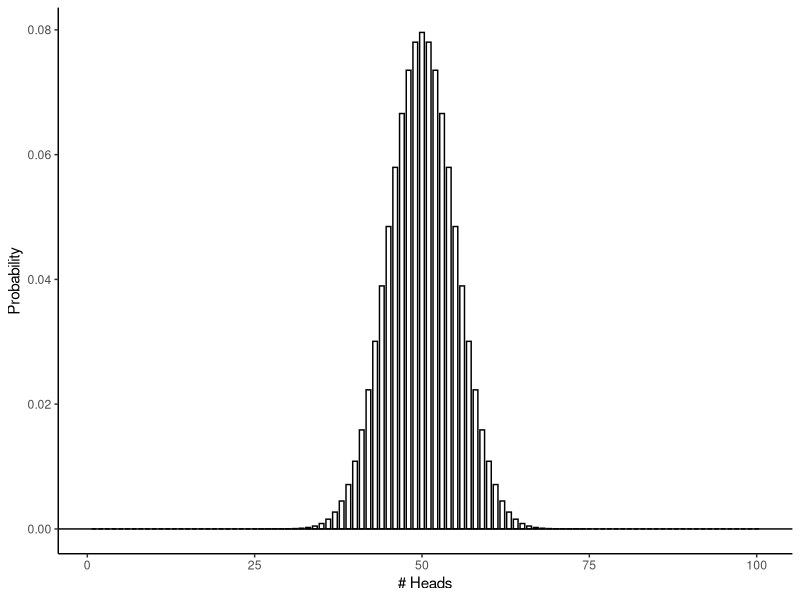
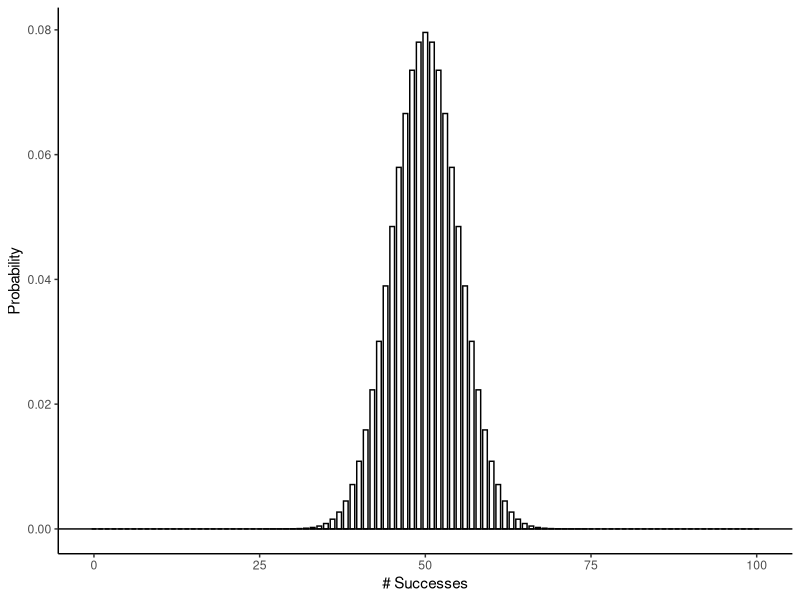
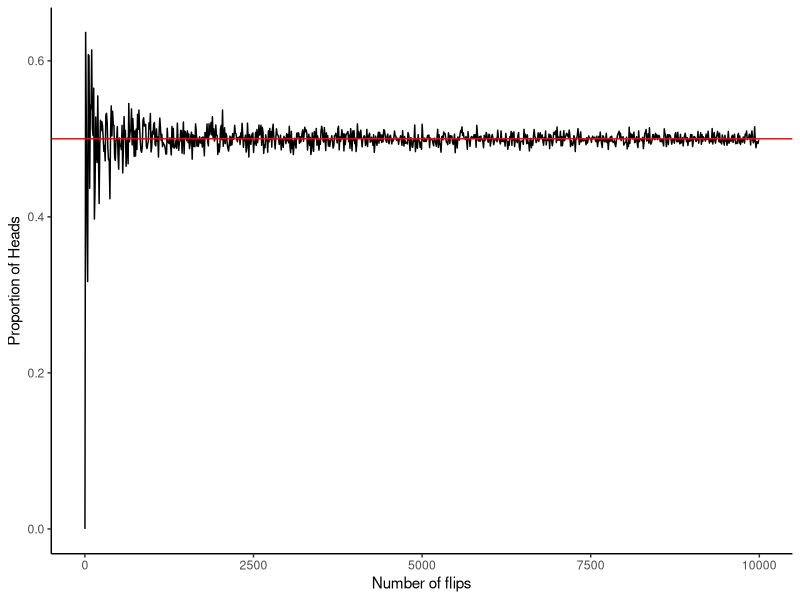
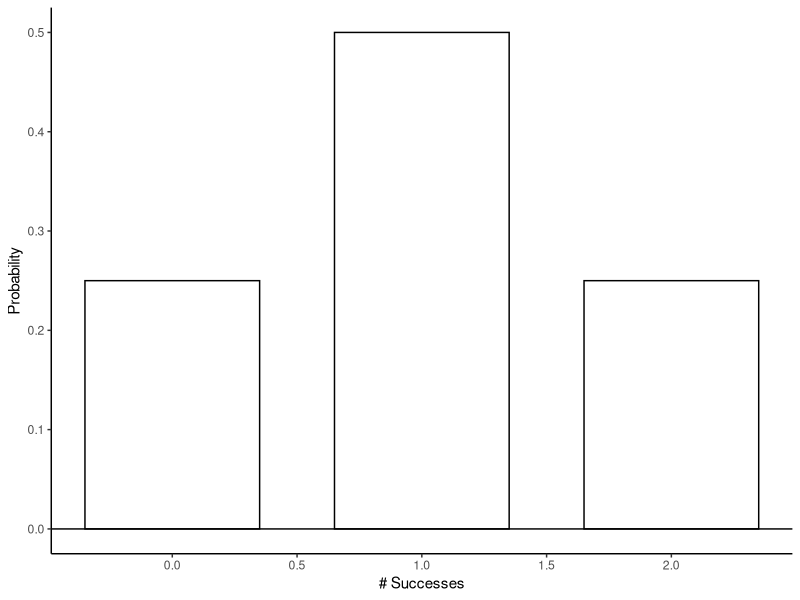
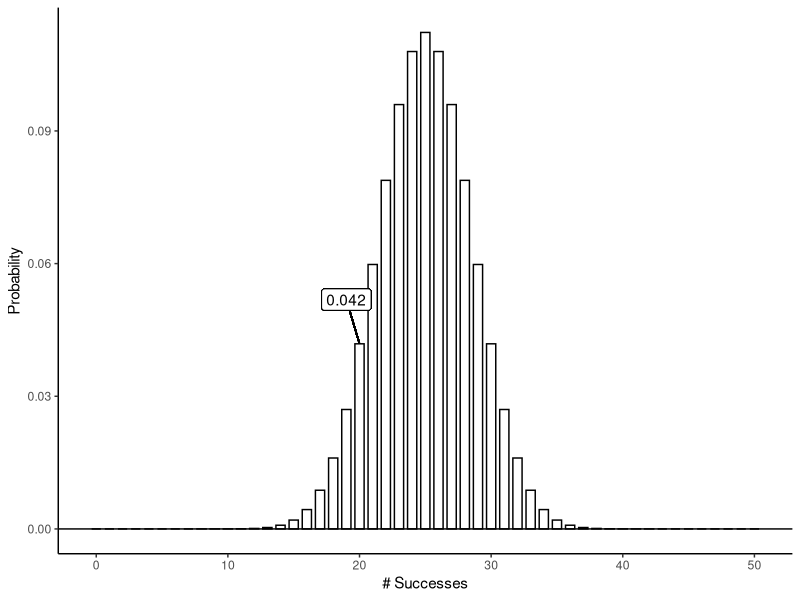
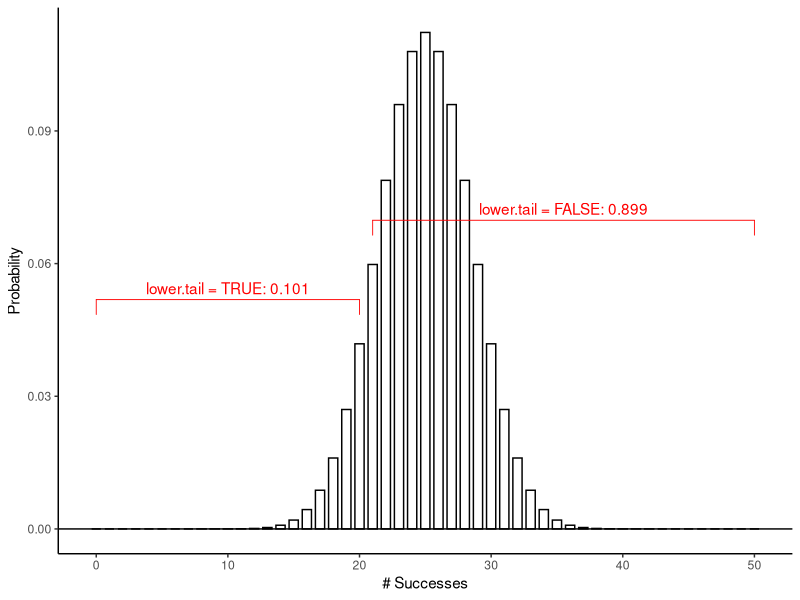
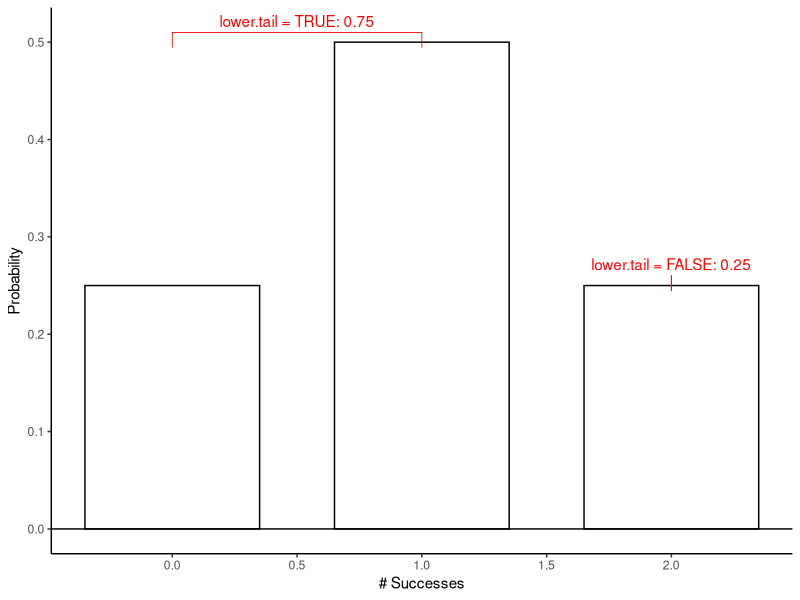
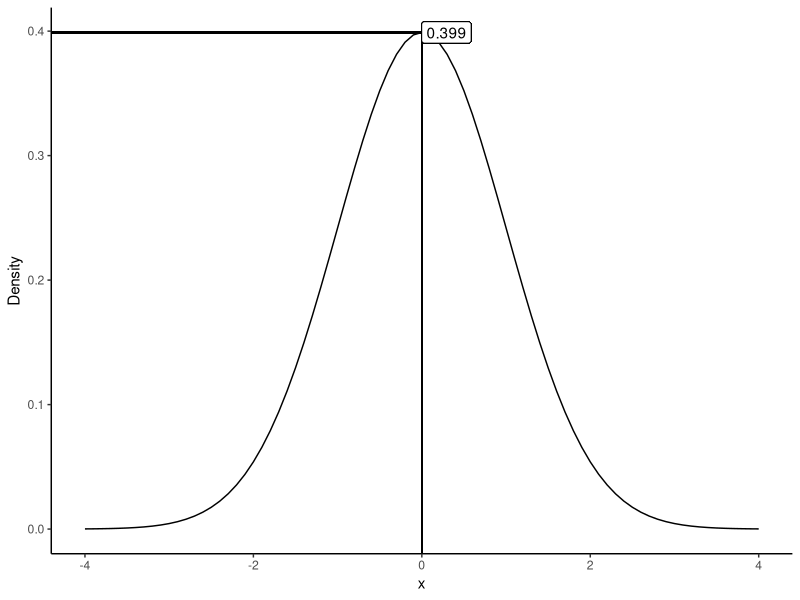

Recreate these plots in R, in order.
## ---- chunk 1
# set chunk options
knitr::opts_chunk$set(message = FALSE,
                      warning = FALSE)

# suppress scientific notation
options(scipen = 999)

# load packages
library(tidyverse)
library(psych)
library(ggpubr)
## ---- chunk 2
# create probability curve

binom_dist <- data.frame(x = seq(1, 100, 1)) %>% #for the x axis, number of heads that we want to get the probability for
  mutate(prob = dbinom(x, size = 100, prob = 1/2)) #probability of any number of heads

ggplot(binom_dist, aes(x = x, y = prob))+
  geom_bar(stat = "identity", width = 0.7, fill = "white", color = "black")+
  geom_hline(yintercept = 0)+
  labs(x = "# Heads",
       y = "Probability")+
  theme_classic()

## ---- chunk 3
draw_binomial <- function(size, prob){
  
  #size: the number of trials
  #prob: probability of success

  binom_dist <- data.frame(x = 0:size) %>% #for the x axis, all possible successes for the x axis
    mutate(prob = dbinom(x, size = size, prob = prob)) #probability of any number of heads
  
  (plt <- ggplot(binom_dist, aes(x = x, y = prob))+
      geom_bar(stat = "identity", width = 0.7, fill = "white", color = "black")+
      geom_hline(yintercept = 0)+
      labs(x = "# Successes",
           y = "Probability")+
      theme_classic())
  
  return(plt)
}

draw_binomial(100, 0.5)
## ---- chunk 4
set.seed(1)
## ---- chunk 5
#side note: if we wrap a command in parentheses, it will assign the output of a function to the object and still print it at the same time!
(flip <- rbinom(n = 10, #trials
       size = 1, #number of coins per trial
       prob = 0.5)) #probability of success (1)
## ---- chunk 6
mean(flip)
## ---- chunk 7
flip <- rbinom(n = 10000, #trials
       size = 1, #number of coins per trial
       prob = 0.5) #probability of success (1)

mean(flip)
## ---- chunk 8
rbinom(n = 10, size = 2, prob = 1/2) 
## ---- chunk 9

flip_simulation <- data.frame(N_flips = seq(1, 10000, by = 10), #this is the number of flips we want to look at
                              prop_head = NA) #just a placeholder, we're going to fill this with the proportions iteratively

#Don't worry too much about the code below, but this is a for loop, implementing an iterative process
for (i in 1:nrow(flip_simulation)){ #this is telling R to go through each row of our data frame
  #and then we fill the proportion of head column with the proportion of heads from the result of the binomial process
  flip_simulation$prop_head[i] <- mean(rbinom(n = flip_simulation$N_flips[i], size = 1, prob = 0.5))
}

ggplot(flip_simulation, aes(x  = N_flips, y = prop_head))+
  geom_line()+
  geom_hline(yintercept = 0.5, color = "red")+
  labs(x = "Number of flips",
       y = "Proportion of Heads")+
  theme_classic()
## ---- chunk 10
rbinom(n = 10, size = 3, prob = .5)
## ---- chunk 11
rbinom(n = 10, size = 5, prob = 1/6)
## ---- chunk 12
rbinom(n = 100, size = 1, prob = 1/13)
## ---- chunk 13
dbinom(x = 1, size = 2, prob = .5)
draw_binomial(size = 2, prob = .5) #that checks out!
## ---- chunk 14
# HT + TH
(.5 * .5) + (.5 * .5)
## ---- chunk 15
dbinom(x = 1, size = 3, prob = .5)

# HTT + THT + TTH
(.5 * .5 * .5) + (.5 * .5 * .5) + (.5 * .5 * .5)
## ---- chunk 16
dbinom(x = 2, size = 2, prob = 1/13)

# AA
(1 / 13) * (1 / 13)
## ---- chunk 17
# method 1
dbinom(x = 0, size = 2, prob = 1/13)

# method 2
dbinom(x = 2, size = 2, prob = 12/13)

# 00
(12 / 13) * (12 / 13)
## ---- chunk 18
dbinom(x = 20, size = 50, prob = 0.5)

draw_binomial(size = 50, prob = 0.5)+
  geom_segment(aes(x = 20-1, xend = 20, y = dbinom(x = 20, size = 50, prob = 0.5)+0.01, yend = dbinom(x = 20, size = 50, prob = 0.5)))+
  geom_label(aes(x = 20-1, y = dbinom(x = 20, size = 50, prob = 0.5)+0.01, label = round(dbinom(x = 20, size = 50, prob = 0.5), 3)))
## ---- chunk 19
pbinom(q = 1, size = 2, prob = 1/2)
## ---- chunk 20
# HT + TH + TT
(.5 * .5) + (.5 * .5) + (.5 * .5)
## ---- chunk 21
pbinom(q = 1, size = 2, prob = 1/2, lower.tail = FALSE)
## ---- chunk 22
#this is just for instruction purposes, no need to fully understand this code
q <- 20
size <- 50
prob <- 0.5

draw_binomial(size = size, prob = prob)+
  geom_bracket(xmin = 0, xmax = q, 
               y.position = (dbinom(x = q, size = size, prob = prob)+0.01), 
               label = paste0("lower.tail = TRUE: ", round(pbinom(q = q, size = size, prob = prob, lower.tail = TRUE), 3)), color = "red")+
  geom_bracket(xmin = q+1, xmax = size, 
               y.position = (dbinom(x = q+1, size = size, prob = prob)+0.01), 
               label = paste0("lower.tail = FALSE: ", round(pbinom(q = q, size = size, prob = prob, lower.tail = FALSE), 3)), color = "red")
## ---- chunk 23
# your code here
pbinom(q = 1, size = 10, prob = 1/2)
## ---- chunk 24
# your code here
pbinom(q = 1, size = 1, prob = 1/6)
## ---- chunk 25
# your code here
pbinom(q = 3, size = 9, prob = 1/6, lower.tail = FALSE)
## ---- chunk 26
qbinom(p = 1.00, size = 10, prob = 1/2, lower.tail = TRUE)
## ---- chunk 27

q <- 1
size <- 2
prob <- 0.5

#this is just for instruction purposes, no need to fully understand this code
draw_binomial(size = size, prob = prob)+
  geom_bracket(xmin = 0, xmax = q, 
               y.position = (dbinom(x = q, size = size, prob = prob)+0.01), 
               label = paste0("lower.tail = TRUE: ", round(pbinom(q = q, size = size, prob = prob, lower.tail = TRUE), 3)), color = "red")+
  geom_bracket(xmin = q+1, xmax = size, 
               y.position = (dbinom(x = q+1, size = size, prob = prob)+0.01), 
               label = paste0("lower.tail = FALSE: ", round(pbinom(q = q, size = size, prob = prob, lower.tail = FALSE), 3)), color = "red")

#At what number of successes (or less) is X% of the distribution covered?
qbinom(p = 0.75, size = size, prob = prob, lower.tail = TRUE)

#Above (!) what number of successes is X% of the distribution covered?
qbinom(p = 0.75, size = size, prob = prob, lower.tail = FALSE)

## ---- chunk 28
#your code here
qbinom(p = .50, size = 100, prob = 1/2)
## ---- chunk 29
#your code here
qbinom(p = .25, size = 100, prob = 1/2)
## ---- chunk 30
#your code here
qbinom(p = .25, size = 100, prob = 1/2, lower.tail = FALSE)
## ---- chunk 31

draw_normal <- function(M, SD){
  
  #M = mean of the normal distribution we want to draw
  #SD = sd of the normal distribution we want to draw
  
  x = seq(M - 4*SD, M + 4*SD, 0.1) #this is for the x axis, we're plotting a range from M +/- 4 SD, that covers most of the interesting part of the distribution
  
  norm_dist <- data.frame(x = x) %>% 
    mutate(prob = dnorm(x, mean = M, sd = SD)) #probability of any number of heads
  
  (plt <- ggplot(norm_dist, aes(x = x, y = prob))+
    geom_line()+
    labs(x = "x",
         y = "Density")+
    theme_classic())
  
  return(plt)
  
}

## ---- chunk 32
set.seed(2)
## ---- chunk 33
x <- rnorm(n = 5, mean = 0, sd = 1)
x
## ---- chunk 34
mean(x)
sd(x)
## ---- chunk 35
# your code here
x <- rnorm(n = 100, mean = 50, sd = 15)
x
## ---- chunk 36
# your code here
mean(x)
sd(x)
## ---- chunk 37
dnorm(x = 0, mean = 0, sd = 1)

draw_normal(M = 0, SD = 1) +
  geom_segment(x = 0, xend = -Inf, y = dnorm(x = 0, mean = 0, sd = 1), yend = dnorm(x = 0, mean = 0, sd = 1))+
  geom_segment(x = 0, xend = 0, y = -Inf, yend = dnorm(x = 0, mean = 0, sd = 1))+
  geom_label(label = round(dnorm(x = 0, mean = 0, sd = 1), 3), x = 0, y = dnorm(x = 0, mean = 0, sd = 1), hjust = 0)

## ---- chunk 38
dnorm(x = 1, mean = 0, sd = 1)
## ---- chunk 39
# your code here
dnorm(x = -2, mean = 0, sd = 1)
## ---- chunk 40
pnorm(q = 0, mean = 0, sd = 1, lower.tail = TRUE)

q <- 0
M <- 0
SD <- 1

draw_normal(M = M, SD = SD)+
  geom_vline(xintercept = q)+
  geom_label(x = q, y = 0, label = q)+
  geom_bracket(xmin = -4, xmax = q, 
               y.position = (dnorm(x = q, mean = M, sd = SD)+0.01), 
               label = paste0("lower.tail = TRUE: ", round(pnorm(q = q, mean = 0, sd = 1, lower.tail = TRUE), 3)), color = "red")+
  geom_bracket(xmin = q+0.01, xmax = Inf, 
               y.position = (dnorm(x = q, mean = M, sd = SD)+0.03), 
               label = paste0("lower.tail = FALSE: ", round(pnorm(q = q, mean = 0, sd = 1, lower.tail = FALSE), 3)), color = "red")

## ---- chunk 41
pnorm(q = 40, mean = 50, sd = 10, lower.tail = TRUE)
## ---- chunk 42
# your code here
pnorm(q = 60, mean = 30, sd = 15)
## ---- chunk 43
# your code here
pnorm(q = -5, mean = 0, sd = 5, lower.tail = FALSE)
## ---- chunk 44
qnorm(p = .00135, mean = 0, sd = 1)
## ---- chunk 45
# your code here
qnorm(p = .51, mean = 100, sd = 10)
## ---- chunk 46
# your code here
qnorm(p = .51, mean = 100, sd = 10, lower.tail = FALSE)
## ---- chunk 47
dbinom(x = 5, size = 5, prob = 1/20)
## ---- chunk 48
pbinom(q = 2, size = 5, prob = 1/20, lower.tail = FALSE)
## ---- chunk 49
qbinom(p = .10, size = 5, prob = 1/20, lower.tail = FALSE) 
## ---- chunk 50
dbinom(5, size = 5, prob = 1/20) + dbinom(4, size = 5, prob = 1/20) + dbinom(3, size = 5, prob = 1/20) + dbinom(2, size = 5, prob = 1/20) 
#OR
pbinom(1, size = 5, prob = 1/20, lower.tail = FALSE)
#The probabilities of 2 and above is .023--insufficient to reach the .1 threshold I set.

dbinom(5, size = 5, prob = 1/20) + dbinom(4, size = 5, prob = 1/20) + dbinom(3, size = 5, prob = 1/20) + dbinom(2, size = 5, prob = 1/20) + dbinom(1, size = 5, prob = 1/20)
#OR
pbinom(0, size = 5, prob = 1/20, lower.tail = FALSE)
#The probabilities of 1 and above is .226, therefore this is the minimum I need.
## ---- chunk 51
pnorm(q = 2, mean = 5, sd = 1)
## ---- chunk 52
hist(rnorm(n = 50, mean = 5, sd = 1))
hist(rnorm(n = 50, mean = 5, sd = 1))
hist(rnorm(n = 50, mean = 5, sd = 1))
## ---- chunk 53
dnorm(x = 10, mean = 5, sd = 1)
#this is the probability density

#One thing I can do to get a estimate of probability is to consider values between 9.5 and 10.5 to be 10 cups of coffee. I can then calculate the area under the curve for that range through subtraction:
dnorm(x = 10.5, mean = 5, sd = 1) - dnorm(x = 9.5, mean = 5, sd = 1)

#Still quit small, because we're in the range of outliers, but I think a more meaningful value.

## ---- chunk 54
pnorm(q = 9, mean = 5, sd = 1, lower.tail = FALSE)
## ---- chunk 55
dunif(x = 1, min = 0, max = 100)
## ---- chunk 56
pchisq(q = 3.00, df = 10, lower.tail = FALSE)
## ---- chunk 57
pt(q = 3, df = 10, lower.tail = FALSE)
